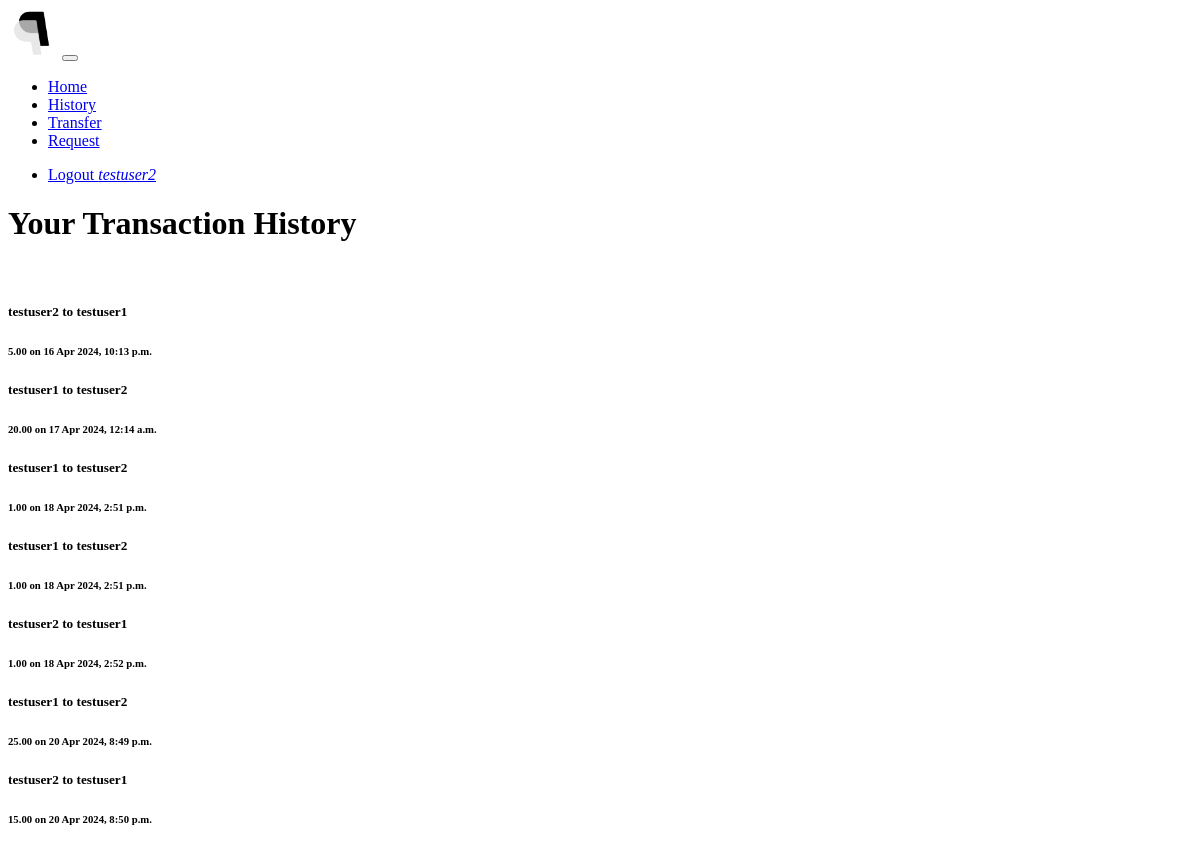
The app's page /activity/ (signed in), older data.
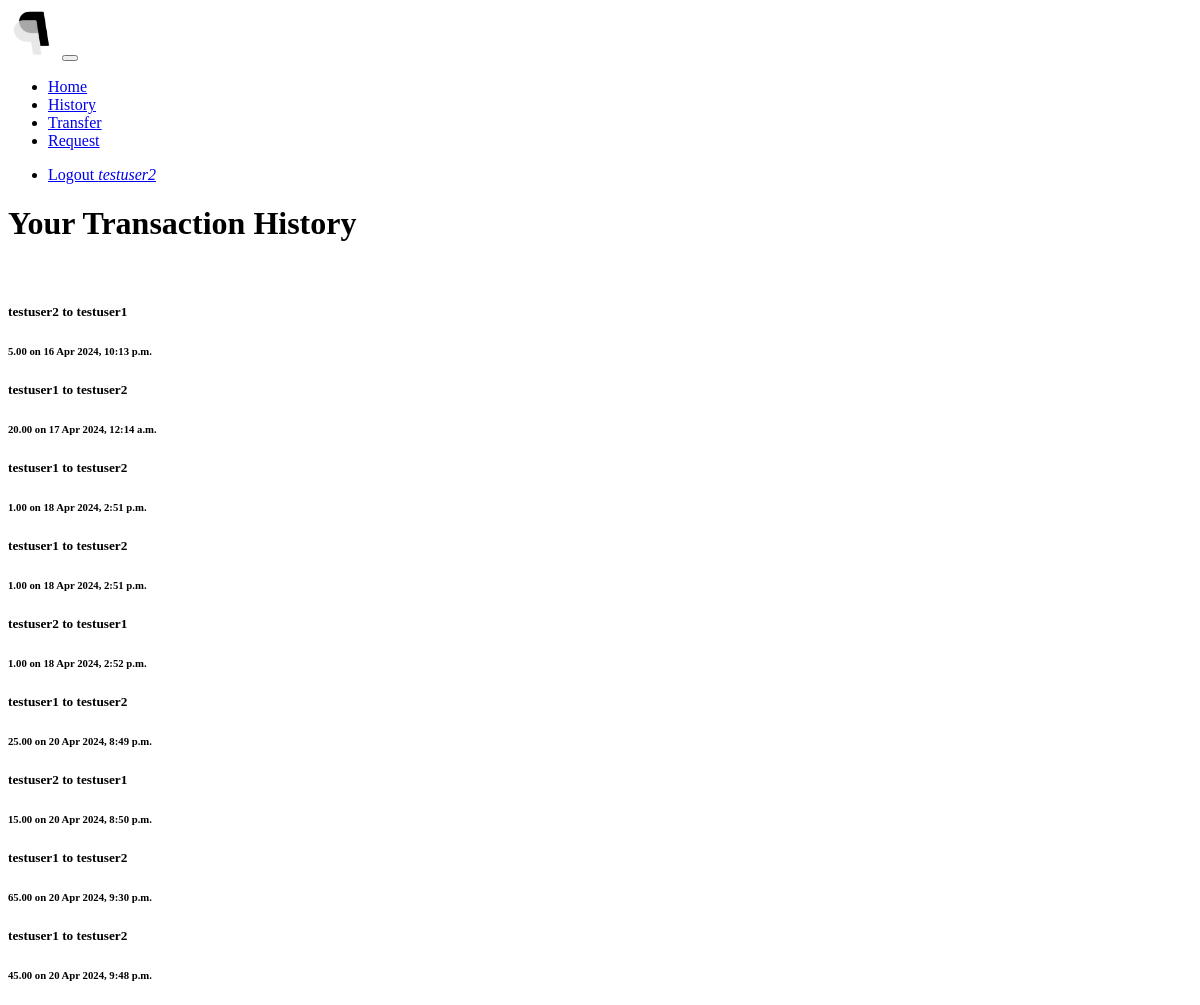
The same page, newer data.
### payapp/models.py (models this page shows, shortened)
class Transaction(models.Model):
    from_person = models.ForeignKey(Person, on_delete=models.RESTRICT, related_name='transactions_from')
    to_person = models.ForeignKey(Person, on_delete=models.RESTRICT, related_name='transactions_to')
    amount = PayAppMoneyField()
    submission_datetime = models.DateTimeField(default=datetime.now, blank=True)
    class Meta:
        ordering = ("submission_datetime", "from_person", "amount")

class Person(models.Model):
    user = models.OneToOneField(settings.AUTH_USER_MODEL, on_delete=models.CASCADE)
    active = models.BooleanField(default=True)  # disable users rather than deleting them to preserve history
    balance = PayAppMoneyField()
    def __str__(self):
        return self.user.__str__() + ' (inactive)' if not self.active else self.user.__str__()
    class Meta:
        ordering = ("user", "active")

### payapp/views.py (the view)
# urls.py: path('activity/', activity, name='activity'),
@login_required(login_url='/login/')
def activity(request):
    context = {
        'activity_list': Transaction.objects.filter(
            Q(from_person__user_id__exact=request.user.id) |
            Q(to_person__user_id__exact=request.user.id)
        )  # user is either exactly the sender or recipient
    }
    return render(request, 'payapp/activity.html', context=context)

### templates/payapp/activity.html (shortened to what this page needs)
{% extends 'webapps2024/base.html' %}
{% block content %}
    <h1>Your Transaction History</h1>
    <br>
    {% if activity_list %}
        <div class="d-flex">
        {% for activity in activity_list %}
            <div class="card bg-secondary text-light" style="width: 18rem;">
                <div class="card-body">
                    <h5 class="card-title">{{ activity.from_person }} to {{ activity.to_person }}</h5>
                    <h6 class="card-subtitle mb-2 ">{{ activity.amount }} on {{ activity.submission_datetime }}</h6>
                </div>
            </div>
        {% endfor %}
        </div>
    {% else %}
        <span>No activity</span>
    {% endif %}
{% endblock %}

Row changes from the older to the newer data that the page shows:
added Transaction: from_person "testuser1", to_person "testuser2", amount "65.00", submission_datetime "20 Apr 2024, 9:30 p.m."
added Transaction: from_person "testuser1", to_person "testuser2", amount "45.00", submission_datetime "20 Apr 2024, 9:48 p.m."
